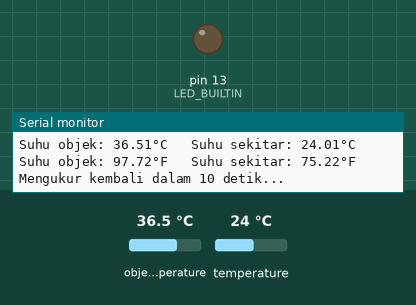
Recording of a sketch running on a simulated Arduino Uno, built with avr-gcc and run on an emulated ATmega328P. On the bench: output pins drawn as LEDs (lit = HIGH), the last lines printed to the serial monitor. The inputs (shaded band) are chosen by the test bench; at power-on: object temperature 36.5 °C, temperature 24 °C.

Above: at 5.0 s.
At 15.1 s:
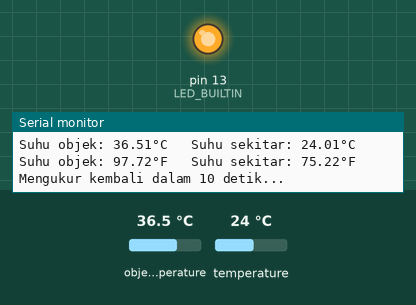
Timing chart, 0 to 26.2 s (numbered marks = the images above):
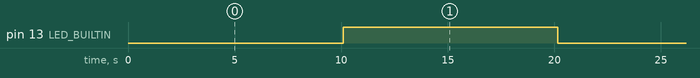

The sketch:

main.ino
```cpp
#include <Arduino.h>
#include <Adafruit_MLX90614.h> // Library untuk sensor suhu MLX90614

Adafruit_MLX90614 mlx = Adafruit_MLX90614();
bool isOn = true;

void setup() {
  pinMode(LED_BUILTIN, OUTPUT);
  // put your setup code here, to run once:
  Serial.begin(9600);
  while (!Serial);
  Serial.println("Menyiapkan Sensor Suhu.\n");

  if (!mlx.begin()) {
    Serial.println("Gagal terhubung dengan Sensor MLX90614.");
    while (1);
  };

}

void loop() {
  if (isOn) {
  digitalWrite(LED_BUILTIN, LOW);
  } else {
  digitalWrite(LED_BUILTIN, HIGH);
  }
  // put your main code here, to run repeatedly:
  Serial.print("Suhu objek: ");
  Serial.print(mlx.readObjectTempC());
  Serial.print("°C");
  Serial.print("   ");
  Serial.print("Suhu sekitar: ");
  Serial.print(mlx.readAmbientTempC());
  Serial.println("°C");
  Serial.print("Suhu objek: ");
  Serial.print(mlx.readObjectTempF());
  Serial.print("°F");
  Serial.print("   ");
  Serial.print("Suhu sekitar: ");
  Serial.print(mlx.readAmbientTempF());
  Serial.println("°F");

  Serial.println("Mengukur kembali dalam 10 detik...");
  delay(10000);
  isOn = !isOn;
}
```

Measured:
- by itself, pin 13 (LED_BUILTIN): alternates HIGH for 10.1 s and LOW for 10.1 s
